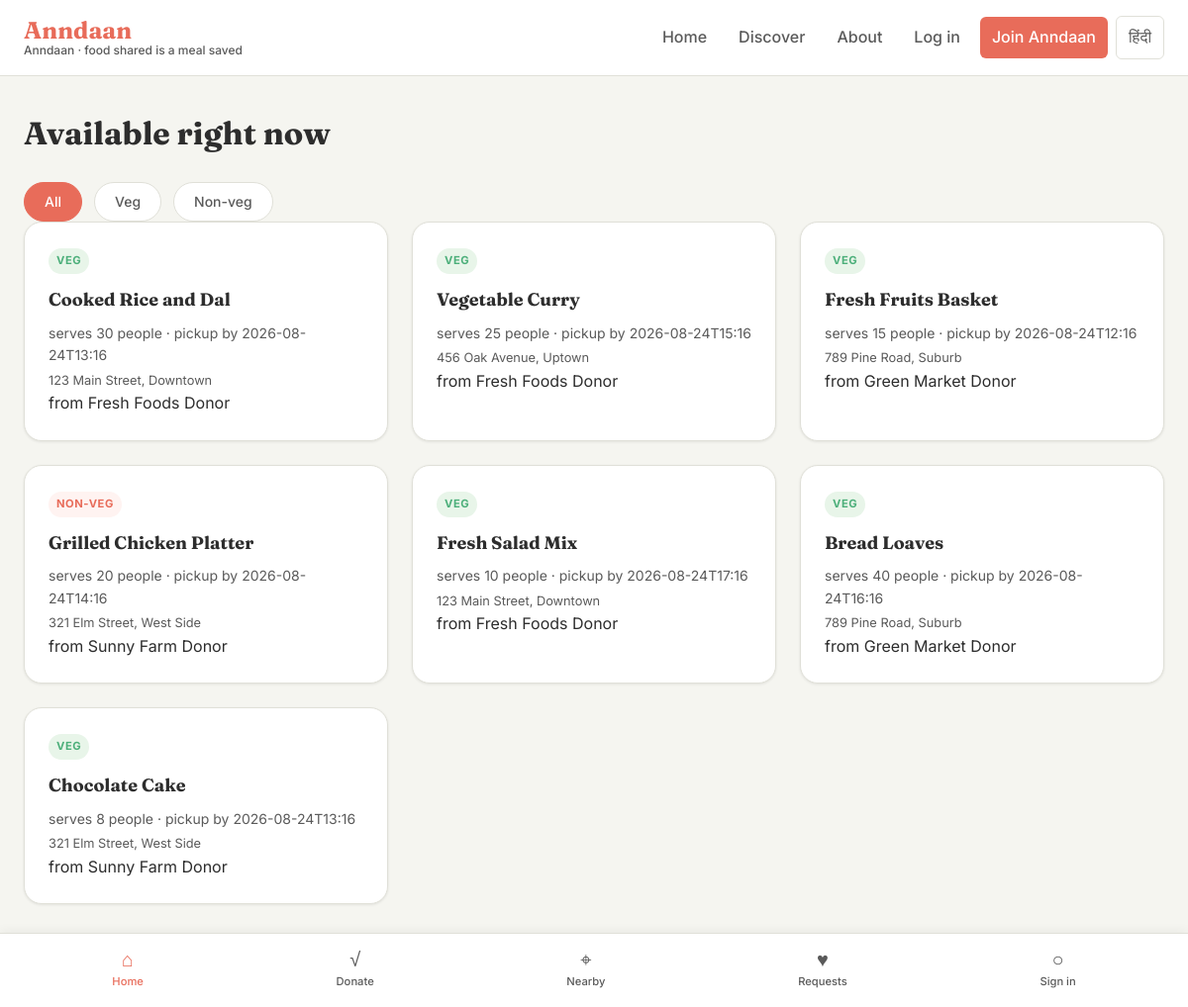
Screenshot of /browse with the database file from the repository.
### tables this page shows
CREATE TABLE donations (
            id INTEGER PRIMARY KEY AUTOINCREMENT,
            donor_id INTEGER NOT NULL,
            food_item TEXT NOT NULL,
            food_type TEXT NOT NULL,          -- veg / non-veg
            quantity TEXT NOT NULL,           -- e.g. "serves 20"
            pickup_address TEXT NOT NULL,
            expiry_time TEXT NOT NULL,        -- pickup-by, ISO-ish string
            notes TEXT,
            status TEXT NOT NULL DEFAULT 'available',  -- available / claimed / completed
            claimed_by_id INTEGER,
            created_at TEXT NOT NULL,
            claimed_at TEXT,
            expires_at TEXT,                  -- when donation expires
            latitude REAL,                    -- latitude coordinate
            longitude REAL,                   -- longitude coordinate
            FOREIGN KEY (donor_id) REFERENCES users (id),
            FOREIGN KEY (claimed_by_id) REFERENCES users (id)
        );

CREATE TABLE users (
            id INTEGER PRIMARY KEY AUTOINCREMENT,
            name TEXT NOT NULL,
            phone TEXT NOT NULL,
            email TEXT NOT NULL UNIQUE,
            password_hash TEXT NOT NULL,
            role TEXT NOT NULL,               -- donor / ngo
            verified INTEGER DEFAULT 0,       -- 0 = not verified, 1 = verified NGO
            created_at TEXT NOT NULL
        );

### app.py (the view)
@app.route("/browse")
def browse():
    db = get_db()
    food_type = request.args.get("food_type", "")
    query = """
        SELECT donations.*, users.name AS donor_name
        FROM donations JOIN users ON users.id = donations.donor_id
        WHERE status='available'
    """
    params = []
    if food_type in ("veg", "non-veg"):
        query += " AND food_type = ?"
        params.append(food_type)
    query += " ORDER BY donations.created_at DESC"
    donations = db.execute(query, params).fetchall()
    return render_template("browse.html", donations=donations, food_type=food_type)

### app.py (called while the page is built)
def get_db():
    if "db" not in g:
        g.db = sqlite3.connect(DB_PATH)
        g.db.row_factory = sqlite3.Row
    return g.db

def get_current_user():
    if "user_id" not in session:
        return None
    if "user" not in g:
        g.user = get_db().execute(
            "SELECT * FROM users WHERE id = ?", (session["user_id"],)
        ).fetchone()
    return g.user

@app.context_processor
def inject_user():
    return {"current_user": get_current_user()}

@app.before_request
def before_request():
    if 'language' not in session:
        session['language'] = 'en'

def t(key):
    lang = session.get('language', 'en')
    return translations.get(lang, translations['en']).get(key, key)

### templates/browse.html (shortened to what this page needs)
{% extends "base.html" %}
{% block content %}
<section class="browse-page">
  <div class="browse-head">
    <h1>Available right now</h1>
    <div class="filters">
      <a class="filter-chip {% if not food_type %}active{% endif %}" href="{{ url_for('browse') }}">All</a>
      <a class="filter-chip {% if food_type=='veg' %}active{% endif %}" href="{{ url_for('browse', food_type='veg') }}">Veg</a>
      <a class="filter-chip {% if food_type=='non-veg' %}active{% endif %}" href="{{ url_for('browse', food_type='non-veg') }}">Non-veg</a>
    </div>
  </div>
  {% if donations %}
  <div class="card-grid">
    {% for d in donations %}
    <a class="card" href="{{ url_for('donation_detail', donation_id=d['id']) }}">
      <span class="tag tag-{{ d['food_type'] }}">{{ d['food_type'] }}</span>
      <h3>{{ d['food_item'] }}</h3>
      <p class="card-meta">{{ d['quantity'] }} &middot; pickup by {{ d['expiry_time'] }}</p>
      <p class="card-loc">{{ d['pickup_address'] }}</p>
      <p class="card-donor">from {{ d['donor_name'] }}</p>
    </a>
    {% endfor %}
  </div>
  {% endif %}
</section>
{% endblock %}

### templates/base.html (shortened to what this page needs)
<!doctype html>
<html lang="en">
<head>
  <link rel="stylesheet" href="{{ url_for('static', filename='style.css') }}">
</head>
<body>
  <header class="topbar">
    <a class="brand" href="{{ url_for('home') }}">
      <span class="brand-name">Anndaan</span>
      <span class="brand-tagline">{{ t('footer_text') }}</span>
    </a>
    <nav class="desktop-nav">
      <a href="{{ url_for('home') }}">{{ t('nav_home') }}</a>
      <a href="{{ url_for('browse') }}">{{ t('nav_browse') }}</a>
      <a href="{{ url_for('about') }}">{{ t('nav_about') }}</a>
      {% if current_user %}
        {% if current_user['role'] == 'donor' %}<a href="{{ url_for('donate') }}" class="nav-cta">{{ t('nav_donate') }}</a>{% endif %}
        <span class="nav-user">{{ current_user['name'] }}</span>
        {% if current_user['role'] == 'ngo' and current_user['verified'] == 1 %}
          <span class="verified-badge" title="{{ t('about_credits') }}"></span>
        {% endif %}
        <a href="{{ url_for('logout') }}">{{ t('nav_logout') }}</a>
      {% else %}
        <a href="{{ url_for('login') }}">{{ t('nav_login') }}</a>
        <a href="{{ url_for('register') }}" class="nav-cta">{{ t('nav_register') }}</a>
      {% endif %}
      <a href="{{ url_for('toggle_language') }}" class="lang-toggle">
        {% if session.language == 'hi' %}
          {{ t('language_english') }}
        {% else %}
          {{ t('language_hindi') }}
        {% endif %}
      </a>
    </nav>
  </header>
  <main>
    {% block content %}{% endblock %}
  </main>
  <nav class="bottom-nav" aria-label="Main navigation">
    <a class="bottom-link active" href="{{ url_for('home') }}"><span class="nav-icon">⌂</span><span>{{ t('bottom_nav_home') }}</span></a>
    <a class="bottom-link" href="{{ url_for('donate') if current_user and current_user['role'] == 'donor' else url_for('register') }}"><span class="nav-icon">√</span><span>{{ t('bottom_nav_donate') }}</span></a>
    <a class="bottom-link" href="{{ url_for('browse') }}"><span class="nav-icon">⌖</span><span>{{ t('bottom_nav_browse') }}</span></a>
    <a class="bottom-link" href="{{ url_for('browse') }}"><span class="nav-icon">♥</span><span>{{ t('bottom_nav_requests') }}</span></a>
    <a class="bottom-link" href="{{ url_for('login') if not current_user else url_for('logout') }}"><span class="nav-icon">○</span><span>{{ 'Profile' if current_user else 'Sign in' }}</span></a>
  </nav>
  <footer class="footer">
    <span>{{ t('footer_text') }}</span>
  </footer>
</body>
</html>

### static/style.css (style rules this page uses)
* { box-sizing: border-box; margin: 0; padding: 0; }
:root { --color-coral: #e86c5a; --color-coral-dark: #d45a48; --color-green: #4caf7a; --color-green-dark: #3da868; --color-gold: #f4b442; --color-gold-dark: #e0a030; --color-dark: #2d2d2d; --color-medium: #5a5a5a; --color-light: #f5f5f0; --color-white: #ffffff; --color-border: #e0e0d8; --font-heading: 'Fraunces', serif; --font-body: 'Inter', sans-serif; --shadow-sm: 0 1px 3px rgba(0,0,0,0.08); --shadow-md: 0 4px 12px rgba(0,0,0,0.1); --shadow-lg: 0 8px 24px rgba(0,0,0,0.12); --radius-sm: 6px; --radius-md: 12px; --radius-lg: 18px; }
html { font-size: 16px; -webkit-font-smoothing: antialiased; }
body { font-family: var(--font-body); font-size: 1rem; line-height: 1.6; color: var(--color-dark); background: var(--color-light); min-height: 100vh; display: flex; flex-direction: column; }
.topbar { display: flex; justify-content: space-between; align-items: center; padding: 1rem 1.5rem; background: var(--color-white); border-bottom: 1px solid var(--color-border); position: sticky; top: 0; z-index: 100; }
.brand { text-decoration: none; display: flex; flex-direction: column; line-height: 1.1; }
.brand-name { font-family: var(--font-heading); font-size: 1.5rem; font-weight: 700; color: var(--color-coral); }
.brand-tagline { font-family: var(--font-body); font-size: 0.75rem; color: var(--color-medium); font-weight: 500; }
.desktop-nav { display: flex; align-items: center; gap: 0.5rem; }
.desktop-nav a { text-decoration: none; color: var(--color-medium); font-weight: 500; padding: 0.5rem 0.75rem; border-radius: var(--radius-sm); transition: color 0.2s, background 0.2s; }
.nav-cta { background: var(--color-coral) !important; color: var(--color-white) !important; }
.lang-toggle { text-decoration: none; color: var(--color-medium); font-weight: 500; padding: 0.5rem 0.75rem; border-radius: var(--radius-sm); border: 1px solid var(--color-border); transition: all 0.2s; }
main { flex: 1; max-width: 1200px; width: 100%; margin: 0 auto; padding: 2rem 1.5rem; }
.card-grid { display: grid; grid-template-columns: repeat(auto-fill, minmax(280px, 1fr)); gap: 1.5rem; }
.card { display: block; text-decoration: none; color: inherit; background: var(--color-white); border-radius: var(--radius-lg); padding: 1.5rem; box-shadow: var(--shadow-sm); border: 1px solid var(--color-border); transition: transform 0.2s, box-shadow 0.2s; }
.tag { display: inline-block; font-size: 0.7rem; font-weight: 700; padding: 0.25rem 0.5rem; border-radius: 999px; text-transform: uppercase; letter-spacing: 0.05em; margin-bottom: 0.75rem; }
.tag-veg { background: #e8f5e9; color: var(--color-green); }
.tag-non-veg { background: #fff3f1; color: var(--color-coral); }
.card h3 { font-family: var(--font-heading); font-size: 1.125rem; margin-bottom: 0.5rem; }
.card-meta { font-size: 0.875rem; color: var(--color-medium); margin-bottom: 0.25rem; }
.card-loc { font-size: 0.8rem; color: var(--color-medium); }
.bottom-nav { display: flex; justify-content: space-around; padding: 0.75rem 1rem; background: var(--color-white); border-top: 1px solid var(--color-border); position: fixed; bottom: 0; left: 0; right: 0; z-index: 100; box-shadow: 0 -2px 10px rgba(0,0,0,0.05); }
.bottom-link { display: flex; flex-direction: column; align-items: center; gap: 0.25rem; text-decoration: none; color: var(--color-medium); font-size: 0.7rem; font-weight: 500; padding: 0.25rem 0.5rem; transition: color 0.2s; }
.bottom-link.active, .bottom-link:hover { color: var(--color-coral); }
.nav-icon { font-size: 1.25rem; line-height: 1; }
.footer { text-align: center; padding: 1.5rem; color: var(--color-medium); font-size: 0.875rem; background: var(--color-white); border-top: 1px solid var(--color-border); margin-top: auto; }
.browse-page h1 { font-family: var(--font-heading); font-size: 2rem; margin-bottom: 1.5rem; }
.filters { display: flex; gap: 0.75rem; flex-wrap: wrap; }
.filter-chip { padding: 0.5rem 1.25rem; border: 1px solid var(--color-border); background: var(--color-white); border-radius: 999px; text-decoration: none; color: var(--color-medium); font-weight: 500; font-size: 0.875rem; transition: all 0.2s; }
.filter-chip:hover, .filter-chip.active { background: var(--color-coral); border-color: var(--color-coral); color: var(--color-white); }

### rows the page displays
donations: food_type "VEG", food_item "Cooked Rice and Dal", quantity "serves 30 people", expiry_time "2026-08-24T13:16", pickup_address "123 Main Street, Downtown", donor_name "Fresh Foods Donor"
donations: food_type "VEG", food_item "Vegetable Curry", quantity "serves 25 people", expiry_time "2026-08-24T15:16", pickup_address "456 Oak Avenue, Uptown", donor_name "Fresh Foods Donor"
donations: food_type "VEG", food_item "Fresh Fruits Basket", quantity "serves 15 people", expiry_time "2026-08-24T12:16", pickup_address "789 Pine Road, Suburb", donor_name "Green Market Donor"
donations: food_type "NON-VEG", food_item "Grilled Chicken Platter", quantity "serves 20 people", expiry_time "2026-08-24T14:16", pickup_address "321 Elm Street, West Side", donor_name "Sunny Farm Donor"
donations: food_type "VEG", food_item "Fresh Salad Mix", quantity "serves 10 people", expiry_time "2026-08-24T17:16", pickup_address "123 Main Street, Downtown", donor_name "Fresh Foods Donor"
donations: food_type "VEG", food_item "Bread Loaves", quantity "serves 40 people", expiry_time "2026-08-24T16:16", pickup_address "789 Pine Road, Suburb", donor_name "Green Market Donor"
donations: food_type "VEG", food_item "Chocolate Cake", quantity "serves 8 people", expiry_time "2026-08-24T13:16", pickup_address "321 Elm Street, West Side", donor_name "Sunny Farm Donor"

### other values shown
{{ t('footer_text') }} "Anndaan · food shared is a meal saved"
{{ t('nav_home') }} "Home"
{{ t('nav_browse') }} "Discover"
{{ t('nav_about') }} "About"
{{ t('nav_login') }} "Log in"
{{ t('nav_register') }} "Join Anndaan"
{{ t('language_hindi') }} "हिंदी"
{{ t('bottom_nav_home') }} "Home"
{{ t('bottom_nav_donate') }} "Donate"
{{ t('bottom_nav_browse') }} "Nearby"
{{ t('bottom_nav_requests') }} "Requests"
{{ 'Profile' if current_user else 'Sign in' }} "Sign in"
